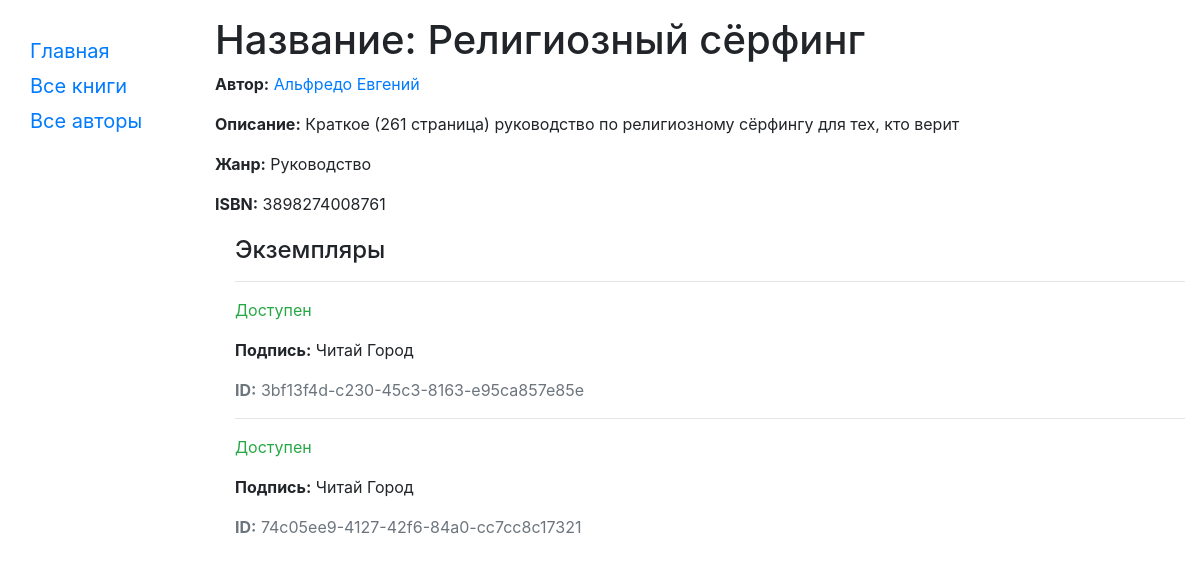
/catalog/book/2, run on the app's committed database.
### catalog/models.py (models this page shows, shortened)
class Book(models.Model):
    title = models.CharField(max_length=200)
    author = models.ForeignKey('Author', on_delete=models.SET_NULL, null=True)
    summary = models.TextField(max_length=1000, help_text="Enter a brief description of the book")
    isbn = models.CharField('ISBN',max_length=13, help_text='13 Character <a href="https://www.isbn-international.org/content/what-isbn">ISBN number</a>')
    genre = models.ManyToManyField(Genre, help_text="Select a genre for this book")
    def display_genre(self):
        """
        Creates a string for the Genre. This is required to display genre in Admin.
        """
        return ', '.join([genre.name for genre in self.genre.all()[:3]])
    display_genre.short_description = 'Genre'

class Author(models.Model):
    first_name = models.CharField(max_length=100)
    last_name = models.CharField(max_length=100)
    date_of_birth = models.DateField(null=True, blank=True)
    date_of_death = models.DateField('Died', null=True, blank=True)
    def __str__(self):
        return f'{self.last_name} {self.first_name}'

class Genre(models.Model):
    name = models.CharField(max_length=200, help_text="Enter a book genre (e.g. Science Fiction, French Poetry etc.)")
    def __str__(self):
        return self.name

class BookInstance(models.Model):
    id = models.UUIDField(primary_key=True, default=uuid.uuid4, help_text="Unique ID for this particular book across whole library")
    book = models.ForeignKey('Book', on_delete=models.SET_NULL, null=True)
    imprint = models.CharField(max_length=200)
    due_back = models.DateField(null=True, blank=True)
    LOAN_STATUS = (
        ('m', 'Обслуживание'),
        ('o', 'Арендован'),
        ('a', 'Доступен'),
        ('r', 'Забронирован'),
    )
    status = models.CharField(max_length=1, choices=LOAN_STATUS, blank=True, default='m', help_text='Book availability')
    class Meta:
        ordering = ["due_back"]

### catalog/views.py (the view)
# urls.py: url(r'^book/(?P<pk>\d+)$', views.BookDetailView.as_view(), name='book-detail'),
class BookDetailView(generic.DetailView):
    model = Book

### catalog/templates/catalog/book_detail.html (shortened to what this page needs)
{% extends "base_generic.html" %}
{% block content %}
  <h1>Название: {{ book.title }}</h1>
  <p><strong>Автор:</strong> <a href="{% url 'author-detail' book.author.pk %}">{{ book.author }}</a>
  <p><strong>Описание:</strong> {{ book.summary }}</p>
  <p><strong>Жанр:</strong> {% for genre in book.genre.all %} {{ genre }}{% if not forloop.last %}, {% endif %}{% endfor %}</p>
  <p><strong>ISBN:</strong> {{ book.isbn }}</p>
  <div style="margin-left:20px;margin-top:20px">
    <h4>Экземпляры</h4>
    {% for copy in book.bookinstance_set.all %}
    <hr>
    <p class="{% if copy.status == 'a' %}text-success{% elif copy.status == 'm' %}text-danger{% else %}text-warning{% endif %}">{{ copy.get_status_display }}</p>
    <p><strong>Подпись:</strong> {{copy.imprint}}</p>
    <p class="text-muted"><strong>ID:</strong> {{copy.id}}</p>
    {% endfor %}
  </div>
{% endblock %}

### data on the page
Book: title "Религиозный сёрфинг", author "Альфредо Евгений", summary "Краткое (261 страница) руководство по религиозному сёрфингу для тех, кто верит", isbn "3898274008761"
Genre: name "Руководство"
BookInstance: status "Доступен", imprint "Читай Город", id "3bf13f4d-c230-45c3-8163-e95ca857e85e"
BookInstance: status "Доступен", imprint "Читай Город", id "74c05ee9-4127-42f6-84a0-cc7cc8c17321"
